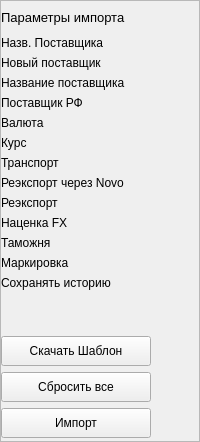
          <widget class="QFrame" name="frame">
           <property name="frameShape">
            <enum>QFrame::Shape::StyledPanel</enum>
           </property>
           <property name="frameShadow">
            <enum>QFrame::Shadow::Raised</enum>
           </property>
           <layout class="QVBoxLayout" name="verticalLayout_2">
            <property name="leftMargin">
             <number>0</number>
            </property>
            <property name="topMargin">
             <number>3</number>
            </property>
            <property name="rightMargin">
             <number>9</number>
            </property>
            <property name="bottomMargin">
             <number>3</number>
            </property>
            <item>
             <widget class="QLabel" name="label_filter_title">
              <property name="minimumSize">
               <size>
                <width>0</width>
                <height>26</height>
               </size>
              </property>
              <property name="maximumSize">
               <size>
                <width>16777215</width>
                <height>26</height>
               </size>
              </property>
              <property name="font">
               <font>
                <family>Tahoma</family>
                <pointsize>10</pointsize>
                <italic>false</italic>
                <bold>false</bold>
               </font>
              </property>
              <property name="text">
               <string>Параметры импорта</string>
              </property>
             </widget>
            </item>
            <item>
             <widget class="QLabel" name="label_4">
              <property name="font">
               <font>
                <family>Tahoma</family>
                <pointsize>9</pointsize>
                <italic>false</italic>
                <bold>false</bold>
               </font>
              </property>
              <property name="text">
               <string>Назв. Поставщика</string>
              </property>
             </widget>
            </item>
            <item>
             <widget class="QLabel" name="label_new_supplier">
              <property name="font">
               <font>
                <family>Tahoma</family>
                <pointsize>9</pointsize>
                <italic>false</italic>
                <bold>false</bold>
               </font>
              </property>
              <property name="text">
               <string>Новый поставщик</string>
              </property>
             </widget>
            </item>
            <item>
             <widget class="QLabel" name="label_new_name">
              <property name="font">
               <font>
                <family>Tahoma</family>
                <pointsize>9</pointsize>
                <italic>false</italic>
                <bold>false</bold>
               </font>
              </property>
              <property name="text">
               <string>Название поставщика</string>
              </property>
             </widget>
            </item>
            <item>
             <widget class="QLabel" name="label_10">
              <property name="font">
               <font>
                <family>Tahoma</family>
                <pointsize>9</pointsize>
                <italic>false</italic>
                <bold>false</bold>
               </font>
              </property>
              <property name="text">
               <string>Поставщик РФ</string>
              </property>
             </widget>
            </item>
            <item>
             <widget class="QLabel" name="label">
              <property name="font">
               <font>
                <family>Tahoma</family>
                <pointsize>9</pointsize>
                <italic>false</italic>
                <bold>false</bold>
               </font>
              </property>
              <property name="text">
               <string>Валюта</string>
              </property>
             </widget>
            </item>
            <item>
             <widget class="QLabel" name="label_2">
              <property name="font">
               <font>
                <family>Tahoma</family>
                <pointsize>9</pointsize>
                <italic>false</italic>
                <bold>false</bold>
               </font>
              </property>
              <property name="text">
               <string>Курс</string>
              </property>
             </widget>
            </item>
            <item>
             <widget class="QLabel" name="label_5">
              <property name="font">
               <font>
                <family>Tahoma</family>
                <pointsize>9</pointsize>
                <italic>false</italic>
                <bold>false</bold>
               </font>
              </property>
              <property name="text">
               <string>Транспорт</string>
              </property>
             </widget>
            </item>
            <item>
             <widget class="QLabel" name="label_6">
              <property name="font">
               <font>
                <family>Tahoma</family>
                <pointsize>9</pointsize>
                <italic>false</italic>
                <bold>false</bold>
               </font>
              </property>
              <property name="text">
               <string>Реэкспорт через Novo</string>
              </property>
             </widget>
            </item>
            <item>
             <widget class="QLabel" name="label_7">
              <property name="font">
               <font>
                <family>Tahoma</family>
                <pointsize>9</pointsize>
                <italic>false</italic>
                <bold>false</bold>
               </font>
              </property>
              <property name="text">
               <string>Реэкспорт</string>
              </property>
             </widget>
            </item>
            <item>
             <widget class="QLabel" name="label_8">
              <property name="font">
               <font>
                <family>Tahoma</family>
                <pointsize>9</pointsize>
                <italic>false</italic>
                <bold>false</bold>
               </font>
              </property>
              <property name="text">
               <string>Наценка FX</string>
              </property>
             </widget>
            </item>
            <item>
             <widget class="QLabel" name="label_9">
              <property name="font">
               <font>
                <family>Tahoma</family>
                <pointsize>9</pointsize>
                <italic>false</italic>
                <bold>false</bold>
               </font>
              </property>
              <property name="text">
               <string>Таможня</string>
              </property>
             </widget>
            </item>
            <item>
             <widget class="QLabel" name="label_3">
              <property name="font">
               <font>
                <family>Tahoma</family>
                <pointsize>9</pointsize>
                <italic>false</italic>
                <bold>false</bold>
               </font>
              </property>
              <property name="text">
               <string>Маркировка</string>
              </property>
             </widget>
            </item>
            <item>
             <widget class="QLabel" name="label_11">
              <property name="font">
               <font>
                <family>Tahoma</family>
                <pointsize>9</pointsize>
                <italic>false</italic>
                <bold>false</bold>
               </font>
              </property>
              <property name="text">
               <string>Сохранять историю</string>
              </property>
             </widget>
            </item>
            <item>
             <spacer name="verticalSpacer_left">
              <property name="orientation">
               <enum>Qt::Orientation::Vertical</enum>
              </property>
              <property name="sizeHint" stdset="0">
               <size>
                <width>20</width>
                <height>40</height>
               </size>
              </property>
             </spacer>
            </item>
            <item>
             <widget class="QPushButton" name="btn_DownFile">
              <property name="minimumSize">
               <size>
                <width>150</width>
                <height>30</height>
               </size>
              </property>
              <property name="maximumSize">
               <size>
                <width>150</width>
                <height>30</height>
               </size>
              </property>
              <property name="text">
               <string>Скачать Шаблон</string>
              </property>
              <property name="icon">
               <iconset resource="../resource.qrc">
                <normaloff>:/icon/icon/arrow-down-circle — копия — копия.svg</normaloff>:/icon/icon/arrow-down-circle — копия — копия.svg</iconset>
              </property>
             </widget>
            </item>
            <item>
             <widget class="QPushButton" name="btn_Reset">
              <property name="minimumSize">
               <size>
                <width>150</width>
                <height>30</height>
               </size>
              </property>
              <property name="maximumSize">
               <size>
                <width>150</width>
                <height>30</height>
               </size>
              </property>
              <property name="text">
               <string>Сбросить все</string>
              </property>
              <property name="icon">
               <iconset resource="../resource.qrc">
                <normaloff>:/icon/icon/loader — копия — копия.svg</normaloff>:/icon/icon/loader — копия — копия.svg</iconset>
              </property>
             </widget>
            </item>
            <item>
             <widget class="QPushButton" name="btn_Import">
              <property name="minimumSize">
               <size>
                <width>150</width>
                <height>30</height>
               </size>
              </property>
              <property name="maximumSize">
               <size>
                <width>150</width>
                <height>30</height>
               </size>
              </property>
              <property name="text">
               <string>Импорт</string>
              </property>
              <property name="icon">
               <iconset resource="../resource.qrc">
                <normaloff>:/icon/icon/arrow-up-circle — копия — копия.svg</normaloff>:/icon/icon/arrow-up-circle — копия — копия.svg</iconset>
              </property>
             </widget>
            </item>
           </layout>
          </widget>
